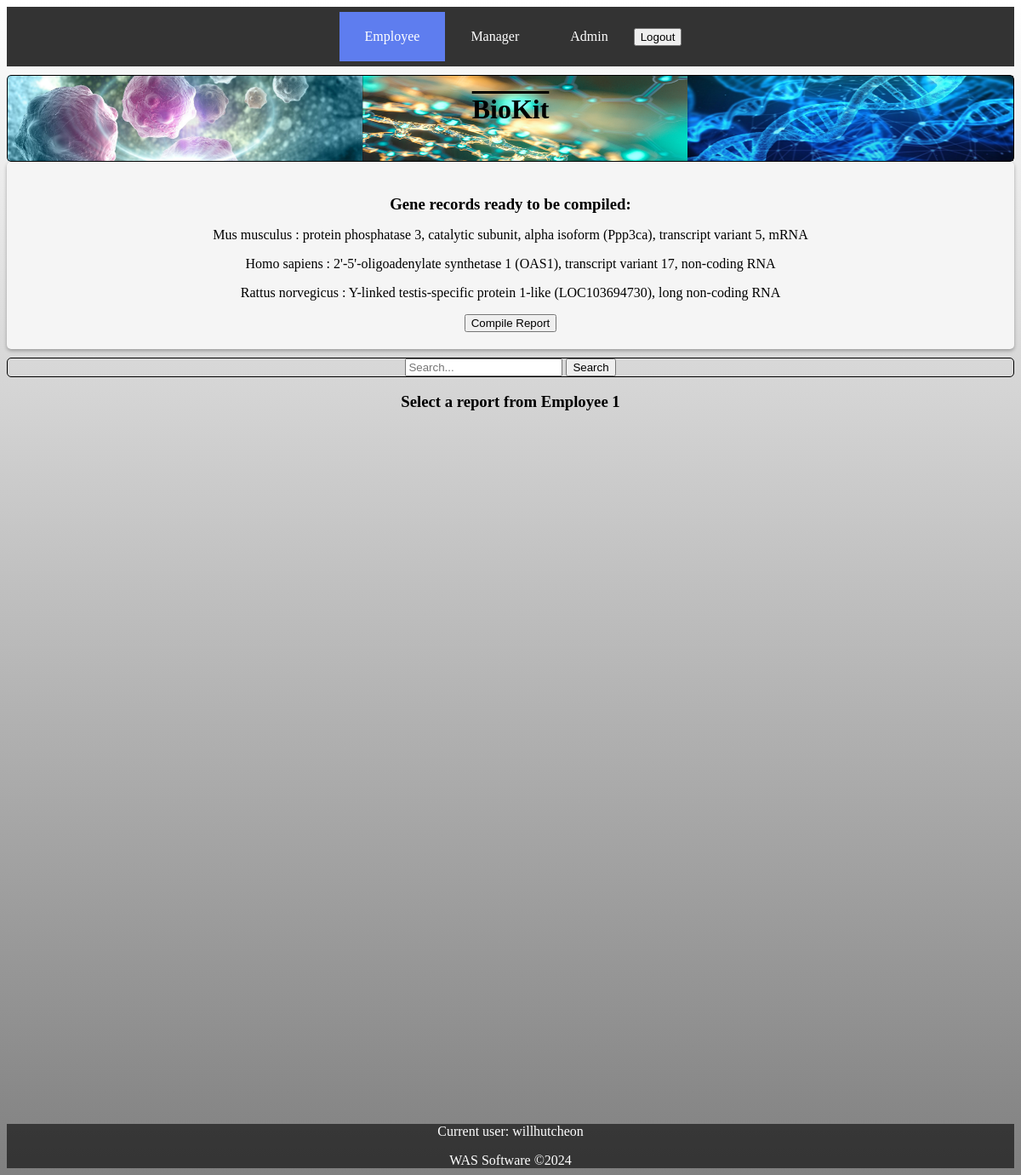
Page /employee.html/ (signed in) on the committed database.
### models.py (models this page shows, shortened)
class Record(db.Model):
	__tablename__ = 'record'
	id = db.Column(db.Integer, primary_key=True)
	nucleotide_id = db.Column(db.String(20), unique=True)
	organism = db.Column(db.String(80))
	gene_info = db.Column(db.String(100))
	nucleotides = db.Column(db.Text)
	gc_content = db.Column(db.Float)
	amino_acids = db.Column(db.Text)
	siRNA = db.Column(db.Text)
	sense_similarity = db.Column(db.Float)
	melting_temp = db.Column(db.Float)
	molecular_weight = db.Column(db.Float)
	hydrophobicity = db.Column(db.Float)
	secondary_structure_prediction = db.Column(db.String(100))
	employee_id = db.Column(db.Integer, nullable=False)
	report_id = db.Column(db.Integer, db.ForeignKey('report.id', ondelete='CASCADE'))
	reports = db.relationship('Report', secondary='report_record', backref='associated_records')

class User(UserMixin, db.Model):
	__tablename__ = 'user'
	id = db.Column(db.Integer, primary_key=True)
	username = db.Column(db.String(100), unique=True, nullable=False)
	email = db.Column(db.String(120), unique=True, nullable=False)
	password = db.Column(db.String(300), nullable=False, unique=True)
	role = db.Column(db.String(40), nullable=True)
	view_reports = db.Column(db.Boolean, default=False)
	delete_reports = db.Column(db.Boolean, default=False)
	print_reports = db.Column(db.Boolean, default=False)
	change_reports = db.Column(db.Boolean, default=False)

### routes.py (the view, shortened to what this page needs)
@app.route('/employee.html/', methods=("GET", "POST"), strict_slashes=False)
@app.route('/employee.html/<selected_result>', methods=("GET", "POST"), strict_slashes=False)
@login_required
def employee():
	employee_id = current_user.id
	reports = models.Report.query.filter_by(employee_id=employee_id).all()
	all_records = models.Record.query.order_by(models.Record.id.desc()).all()
	return render_template('employee.html', title="Employee", active_page='employee', reports=reports,
	                       all_records=all_records)

### routes.py (called while the page is built)
@login_manager.user_loader
def load_user(user_id):
	return User.query.get(int(user_id))

### templates/employee.html (shortened to what this page needs)
{% extends "base.html" %}
{% block content %}
{% if all_records %}
<div class="records-container">
    <h3>Gene records ready to be compiled:</h3>
    {% for record in all_records %}
    <p>{{ record.organism }} : {{ record.gene_info }}</p>
    {% endfor %}
    <button type="button" onclick="compileReport()">Compile Report</button>
</div>
{% endif %}
<div class="flex-container">
    <form id="searchForm">
        <input type="text" name="search" placeholder="Search...">
        <button type="button" onclick="searchReports()">Search</button>
    </form>
</div>
<div>
    <form action="add_action" method="post" style="text-align:center">
        <h3>Select a report from Employee 1</h3>
        <br>
    </form>
</div>
{% endblock %}

### templates/base.html (shortened to what this page needs)
<!DOCTYPE html>
<html lang="en">
<head>
    <link rel="stylesheet" href="../static/styles/styles.css">
</head>
<body>
<header>
    <div class="navbar-container">
        <div class="navbar">
            <a href="/employee.html" {% if active_page== 'employee' %}class="active"{% endif %}>Employee</a>
            <a href="/manager.html" {% if active_page== 'manager' %}class="active"{% endif %}>Manager</a>
            <a href="/admin.html" {% if active_page== 'admin' %}class="active"{% endif %}>Admin</a>
            <button type="button" onclick="logout()">Logout</button>
        </div>
    </div>
    <div class="flex-container">
        <img src="../static/images/cells0.jpg" alt="BioHeader0">
        <img src="../static/images/cell-and-molecular-biology.png" alt="BioHeader1">
        <img src="../static/images/dna0.jpg" alt="BioHeader2">
        <h1>BioKit</h1>
    </div>
</header>
<main>
    {% block content %}
    {% endblock %}
</main>
<footer>
    <div>{% if current_user.is_authenticated %}
        <p>Current user: {{ current_user.username }}</p>
        {% else %}
        <p><a href="{{ url_for('login') }}">Login</a></p>
        {% endif %}
    </div>
    WAS Software &copy;2024
</footer>
</body>
</html>

### static/styles/styles.css (style rules this page uses)
html { background: linear-gradient(to bottom, white, grey); }
.flex-container { display: flex; justify-content: center; border: 1px solid black; border-radius: 5px; margin-top: 10px; }
.records-container { text-align: center; padding: 20px; background-color: #f5f5f5; border-radius: 5px; box-shadow: 0 2px 4px rgba(0, 0, 0, 0.3); }
.records-container h3 { text-align: center; margin-bottom: 10px; }
.flex-container img { width: 100%; height: 100px; z-index: -1; }
.flex-container h1 { position: absolute; text-decoration: overline; }
footer { background-color: rgba(0, 0, 0, 0.59); color: white; text-align: center; margin-top: 100vh; }
.navbar-container { background-color: #333333; width: 100%; }
.navbar { height: 60px; display: flex; justify-content: center; align-items: center; padding: 5px 0px; margin: 0 auto; }
.navbar a { color: #fff; text-decoration: none; padding: 20px 30px; }
.active { background-color: rgb(94, 125, 239); }

### rows in the picture
Record: organism "Mus musculus", gene_info "protein phosphatase 3, catalytic subunit, alpha isoform (Ppp3ca), transcript variant 5, mRNA"
Record: organism "Homo sapiens", gene_info "2'-5'-oligoadenylate synthetase 1 (OAS1), transcript variant 17, non-coding RNA"
Record: organism "Rattus norvegicus", gene_info "Y-linked testis-specific protein 1-like (LOC103694730), long non-coding RNA"
User: username "willhutcheon"
